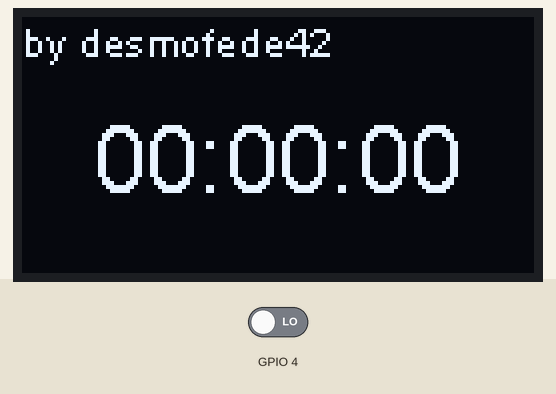
The sketch below on a simulated ESP32. On the bench: 128×64 one-colour display. Inputs (shaded band) come from the test bench; at power-on: GPIO 4 LOW. WiFi joins after 1.5 s; servers stay silent unless stated; what the sketch prints to the serial monitor is not drawn.

Above: at 4.7 s.
4.8 s: GPIO 4 driven HIGH
At 6.0 s:
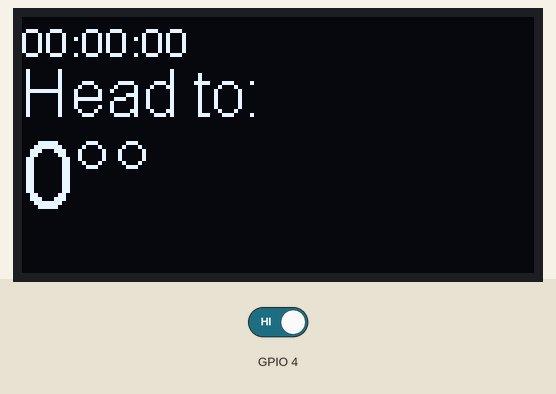
At 6.5 s:
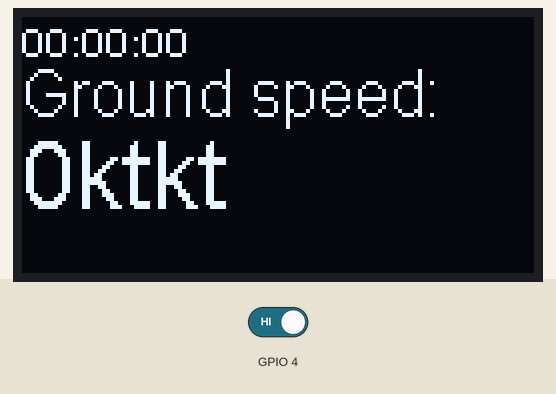
7.9 s: GPIO 4 driven LOW
Timing chart, 0 to 10.9 s (numbered marks = the images above; inputs shaded):
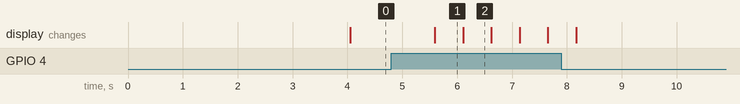

The sketch:

smartwatch_code.ino
```cpp
#include "WiFi.h"
#include "AsyncUDP.h"
#include <Wire.h>
#include "SH1106Wire.h"
#include "images.h"
SH1106Wire display(0x3c, SDA, SCL);

typedef void (*Info)(void);

struct pack {
  bool wifi_stat;
  String orario;
  String heading;
  String gspeed;
  String dspeed;
  String ddistance;
};

pack attuale;

int selected_info = 0;
int startup = 0;

const char * ssid = "openplotter";
const char * password = "koxaqidl";

AsyncUDP udp;
String payload;

void setup()
{
    //Initializing struct
    attuale.wifi_stat = 0;
    attuale.orario = "00:00:00";
    attuale.heading = "0°";
    attuale.gspeed = "0kt";
    attuale.dspeed = "0kt";
    attuale.ddistance = "0nm";

    //init button
    pinMode(2, INPUT);

    //Initializing display
    display.init();
    display.flipScreenVertically();
    display.setFont(ArialMT_Plain_10);
    drawError("Connecting...");
    delay(2000);

    //Initializing wifi
    Serial.begin(115200);
    WiFi.mode(WIFI_STA);
    WiFi.begin(ssid, password);
    if (WiFi.waitForConnectResult() != WL_CONNECTED) {
        Serial.println("WiFi Failed");
        while(1) {
            drawError("Connection Error!!!");
            delay(1000);
            drawError("Rebooting");
            delay(500);
            ESP.restart();
        }
    }

    if(udp.listen(1234)) {
        Serial.print("UDP Listening on IP: ");
        Serial.println(WiFi.localIP());
        udp.onPacket([](AsyncUDPPacket packet) {
            char buf[packet.length()];

            for (int i=0;i<packet.length();i++){
                buf[i]= (char)*(packet.data()+i);
            }

            if(String(buf).startsWith("$ECRMB")) rmb(buf);
            if(String(buf).startsWith("$ECRMC")) rmc(buf);
            if(String(buf).startsWith("$ECAPB")) apb(buf);
        });
    }
}

//Makes RMB phrase understandable
void rmb(char dati[]){

  String info[14];
  int i,j = 0;

  for(i = 0; i<14; i++){
    info[i] = "";
    do{
      info[i].concat(dati[j]);
      j++;
    }while(dati[j] != ',');
    j++;
  }

  //passing RMB info to global struct
  attuale.ddistance = info[10];
  attuale.dspeed = info[12];
  //Serial.println("Recieved RMB");
}

//Makes RMC phrase understandable
void rmc(char dati[]){

  String info[12];
  int i,j = 0;

  for(i = 0; i<12; i++){
    info[i] = "";
    do{
      info[i].concat(dati[j]);
      j++;
    }while(dati[j] != ',');
    j++;
  }

  //passing RMC info to global struct
  timeset(info[1]);
  attuale.gspeed = info[7];
  //Serial.println("Recieved RMC");
}

//Makes APB phrase understandable
void apb(char dati[]){

  String info[14];
  int i,j = 0;

  for(i = 0; i<14; i++){
    info[i] = "";
    do{
      info[i].concat(dati[j]);
      j++;
    }while(dati[j] != ',');
    j++;
  }

  //passing APB info to global struct
  attuale.heading = info[13];
}

void timeset(String str){
  int h = str.substring(0,2).toInt();
  String m = str.substring(2,4);
  String s = str.substring(4);

  h += 2;

  attuale.orario = String(h)+":"+m+":"+s;
}

//function that draws the time
void draw_orario() {
    display.setTextAlignment(TEXT_ALIGN_LEFT);
    display.setFont(ArialMT_Plain_10);
    display.drawString(0, 0, "by desmofede42");

    display.setTextAlignment(TEXT_ALIGN_CENTER);
    display.setFont(ArialMT_Plain_24);
    display.drawString(64, 22, attuale.orario);
}

//function that draws heading info
void draw_heading() {
    display.setTextAlignment(TEXT_ALIGN_LEFT);
    display.setFont(ArialMT_Plain_10);
    display.drawString(0, 0, attuale.orario);
    display.setFont(ArialMT_Plain_16);
    display.drawString(0, 10, "Head to:");
    display.setFont(ArialMT_Plain_24);
    display.drawString(0, 26, attuale.heading+"°");
}

//function that draws ground speed info
void draw_gspeed() {
    display.setTextAlignment(TEXT_ALIGN_LEFT);
    display.setFont(ArialMT_Plain_10);
    display.drawString(0, 0, attuale.orario);
    display.setFont(ArialMT_Plain_16);
    display.drawString(0, 10, "Ground speed:");
    display.setFont(ArialMT_Plain_24);
    display.drawString(0, 26, attuale.gspeed+"kt");
}

//function that draws vmg info
void draw_dspeed() {
    display.setTextAlignment(TEXT_ALIGN_LEFT);
    display.setFont(ArialMT_Plain_10);
    display.drawString(0, 0, attuale.orario);
    display.setFont(ArialMT_Plain_16);
    display.drawString(0, 10, "VMG:");
    display.setFont(ArialMT_Plain_24);
    display.drawString(0, 26, attuale.dspeed+"kt");
}

//function that draws distance info
void draw_ddistance() {
    display.setTextAlignment(TEXT_ALIGN_LEFT);
    display.setFont(ArialMT_Plain_10);
    display.drawString(0, 0, attuale.orario);
    display.setFont(ArialMT_Plain_16);
    display.drawString(0, 10, "Distance:");
    display.setFont(ArialMT_Plain_24);
    display.drawString(0, 26, attuale.ddistance+"nm");
}

//Initial show
void drawError(String message) {
    display.clear();
    display.setTextAlignment(TEXT_ALIGN_LEFT);
    display.setFont(ArialMT_Plain_10);
    display.drawString(0, 0, message);
    display.drawXbm(34, 14, WiFi_Logo_width, WiFi_Logo_height, WiFi_Logo_bits);
    display.display();
}

Info info[] = {draw_orario, draw_heading, draw_gspeed, draw_dspeed, draw_ddistance};

void loop()
{
    delay(500);

    Serial.println("Orario: "+attuale.orario);
    Serial.println("Heading: "+attuale.heading);
    Serial.println("Ground Speed: "+attuale.gspeed);
    Serial.println("VMG: "+attuale.dspeed);
    Serial.println("Distance: "+attuale.ddistance);

    display.clear();
    // draw the current demo method
    info[selected_info]();

    display.setTextAlignment(TEXT_ALIGN_RIGHT);
    display.drawString(10, 128, String(millis()));
    // write the buffer to the display
    display.display();

    //checks if button is pressed
    if(digitalRead(4) == HIGH && selected_info != 4) selected_info++;
    else if(selected_info == 4) selected_info = 0;
}
```

Source omitted: images.h (data table, 1879 bytes)

Measured:
- after the input at 4.8 s, the display: changes after 0.79 s (image 1)
- what the display in image 1 shows lasts 0.5 s, from 5.6 s to 6.1 s
